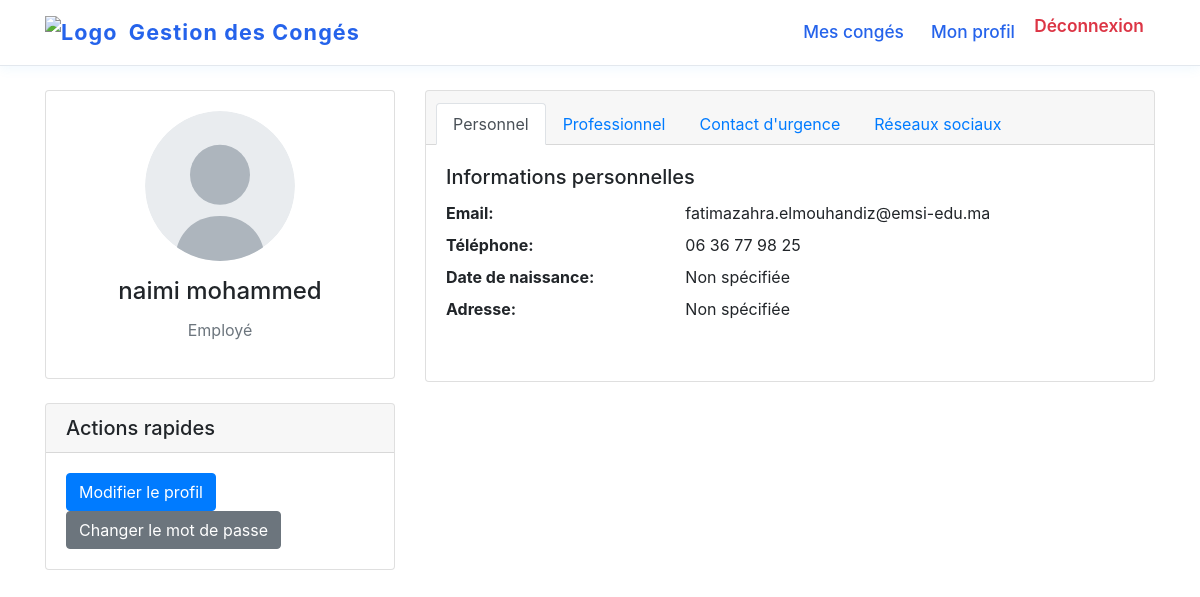
The app's page /profile/ (signed in) with its own data.
### accounts/models.py (models this page shows, shortened)
class User(AbstractUser):
    ROLE_CHOICES = (
        ('employee', 'Employé'),
        ('manager', 'Manager'),
        ('hr', 'Responsable RH'),
        ('admin', 'Administrateur'),
    )
    THEME_CHOICES = (
        ('light', 'Thème clair'),
        ('dark', 'Thème sombre'),
    )
    role = models.CharField(max_length=20, choices=ROLE_CHOICES, default='employee')
    department = models.CharField(max_length=100, blank=True)
    phone = models.CharField(max_length=15, blank=True)
    address = models.TextField(blank=True)
    profile_picture = models.ImageField(upload_to='profile_pics/', blank=True, null=True)
    bio = models.TextField(_('biographie'), blank=True)
    birth_date = models.DateField(_('date de naissance'), null=True, blank=True)
    linkedin = models.URLField(_('profil LinkedIn'), blank=True)
    twitter = models.URLField(_('profil Twitter'), blank=True)
    github = models.URLField(_('profil GitHub'), blank=True)
    emergency_contact_name = models.CharField(_('contact d\'urgence - nom'), max_length=100, blank=True)
    emergency_contact_phone = models.CharField(_('contact d\'urgence - téléphone'), max_length=15, blank=True)
    emergency_contact_relation = models.CharField(_('contact d\'urgence - relation'), max_length=50, blank=True)
    hire_date = models.DateField(_('date d\'embauche'), null=True, blank=True)
    employee_id = models.CharField(_('matricule'), max_length=20, blank=True)
    office_location = models.CharField(_('localisation bureau'), max_length=100, blank=True)
    theme = models.CharField(_('thème'), max_length=10, choices=THEME_CHOICES, default='light')
    email_notifications = models.BooleanField(_('notifications par email'), default=True)
    class Meta:
        verbose_name = _('utilisateur')
        verbose_name_plural = _('utilisateurs')

### accounts/views.py (the view)
# urls.py: path('profile/', views.profile_view, name='profile'),
@login_required
def profile_view(request):
    return render(request, 'accounts/profile.html', {
        'user': request.user
    })

### templates/accounts/profile.html (shortened to what this page needs)
{% extends "base.html" %}
{% load static %}
{% block content %}
<div class="container mt-4">
    <div class="row">
        <div class="col-md-4">
            <div class="card mb-4">
                <div class="card-body text-center">
                    {% if user.profile_picture %}
                        <img src="{{ user.profile_picture.url }}" alt="Photo de profil" class="rounded-circle img-fluid mb-3" style="max-width: 150px;">
                    {% else %}
                        <img src="{% static 'img/default-avatar.svg' %}" alt="Photo de profil par défaut" class="rounded-circle img-fluid mb-3" style="max-width: 150px;">
                    {% endif %}
                    <h4 class="card-title">{{ user.get_full_name }}</h4>
                    <p class="text-muted">{{ user.get_role_display }}</p>
                </div>
            </div>
            <div class="card mb-4">
                <div class="card-header">
                    <h5 class="mb-0">Actions rapides</h5>
                </div>
                <div class="card-body">
                    <div class="d-grid gap-2">
                        <a href="{% url 'accounts:profile_edit' %}" class="btn btn-primary">
                             Modifier le profil
                        </a>
                        <a href="{% url 'accounts:password_change' %}" class="btn btn-secondary">
                             Changer le mot de passe
                        </a>
                    </div>
                </div>
            </div>
        </div>
        <div class="col-md-8">
            <div class="card">
                <div class="card-header">
                    <ul class="nav nav-tabs card-header-tabs" role="tablist">
                        <li class="nav-item">
                            <a class="nav-link active" data-bs-toggle="tab" href="#personal">
                                 Personnel
                            </a>
                        </li>
                        <li class="nav-item">
                            <a class="nav-link" data-bs-toggle="tab" href="#work">
                                 Professionnel
                            </a>
                        </li>
                        <li class="nav-item">
                            <a class="nav-link" data-bs-toggle="tab" href="#emergency">
                                 Contact d'urgence
                            </a>
                        </li>
                        <li class="nav-item">
                            <a class="nav-link" data-bs-toggle="tab" href="#social">
                                 Réseaux sociaux
                            </a>
                        </li>
                    </ul>
                </div>
                <div class="card-body">
                    <div class="tab-content">
                        <div class="tab-pane fade show active" id="personal">
                            <h5 class="card-title">Informations personnelles</h5>
                            <dl class="row">
                                <dt class="col-sm-4">Email:</dt>
                                <dd class="col-sm-8">{{ user.email }}</dd>
                                <dt class="col-sm-4">Téléphone:</dt>
                                <dd class="col-sm-8">{{ user.phone|default:"Non spécifié" }}</dd>
                                <dt class="col-sm-4">Date de naissance:</dt>
                                <dd class="col-sm-8">
                                    {% if user.birth_date %}
                                        {{ user.birth_date|date:"d/m/Y" }} ({{ user.get_age }} ans)
                                    {% else %}
                                        Non spécifiée
                                    {% endif %}
                                </dd>
                                <dt class="col-sm-4">Adresse:</dt>
                                <dd class="col-sm-8">{{ user.address|default:"Non spécifiée"|linebreaks }}</dd>
                            </dl>
                        </div>
                    </div>
                </div>
            </div>
        </div>
    </div>
</div>
{% endblock %}

### records on screen
User: get_full_name "naimi mohammed", role "Employé", email "fatimazahra.elmouhandiz@emsi-edu.ma", phone "06 36 77 98 25", address "Non spécifiée"
